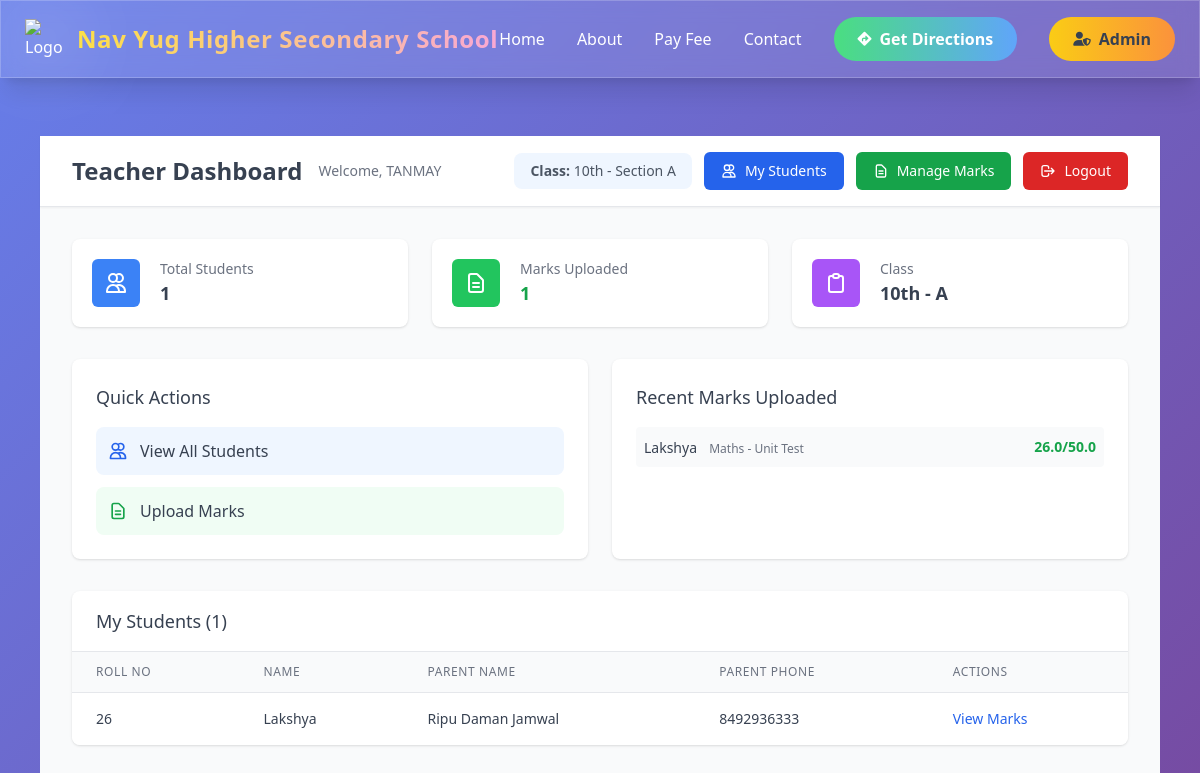
The page /teacher/dashboard (signed in) on the database its author committed.
### app.py (models this page shows, shortened)
class Teacher(db.Model):
    id = db.Column(db.Integer, primary_key=True)
    teacher_id = db.Column(db.String(50), unique=True, nullable=False)
    name = db.Column(db.String(120), nullable=False)
    password = db.Column(db.String(120), nullable=False)
    assigned_class = db.Column(db.String(50), nullable=False)
    assigned_section = db.Column(db.String(10), nullable=False)
    email = db.Column(db.String(120))
    phone = db.Column(db.String(20))
    created_at = db.Column(db.DateTime, default=datetime.utcnow)

class Marks(db.Model):
    id = db.Column(db.Integer, primary_key=True)
    student_id = db.Column(db.Integer, db.ForeignKey('student.id'), nullable=False)
    teacher_id = db.Column(db.Integer, db.ForeignKey('teacher.id'), nullable=False)
    subject = db.Column(db.String(100), nullable=False)
    exam_type = db.Column(db.String(50), nullable=False)  # Unit Test, Mid Term, Final Exam, etc.
    marks_obtained = db.Column(db.Float, nullable=False)
    max_marks = db.Column(db.Float, nullable=False, default=100)
    exam_date = db.Column(db.Date, nullable=False)
    remarks = db.Column(db.Text)
    uploaded_at = db.Column(db.DateTime, default=datetime.utcnow)
    student = db.relationship('Student', backref='marks')
    teacher = db.relationship('Teacher', backref='marks_uploaded')

class Student(db.Model):
    id = db.Column(db.Integer, primary_key=True)
    admission_number = db.Column(db.String(50), unique=True, nullable=False)
    roll_no = db.Column(db.String(20), unique=True, nullable=False)
    name = db.Column(db.String(120), nullable=False)
    student_class = db.Column(db.String(50), nullable=False)
    section = db.Column(db.String(10), nullable=False)  # A, B, C, etc.
    parent_name = db.Column(db.String(120), nullable=False)
    parent_phone = db.Column(db.String(20), nullable=False)
    admission_date = db.Column(db.Date, nullable=False)

### app.py (the view)
@app.route("/teacher/dashboard")
def teacher_dashboard():
    if not teacher_logged_in():
        return redirect(url_for("admin_login"))
    teacher = get_current_teacher()
    if not teacher:
        flash("Teacher not found.", "danger")
        return redirect(url_for("teacher_logout"))
    students = Student.query.filter_by(
        student_class=teacher.assigned_class,
        section=teacher.assigned_section
    ).order_by(Student.roll_no).all()
    recent_marks = Marks.query.filter_by(teacher_id=teacher.id).order_by(Marks.uploaded_at.desc()).limit(10).all()
    total_students = len(students)
    total_marks_uploaded = Marks.query.filter_by(teacher_id=teacher.id).count()
    return render_template("teacher_dashboard.html",
                         teacher=teacher,
                         students=students,
                         recent_marks=recent_marks,
                         total_students=total_students,
                         total_marks_uploaded=total_marks_uploaded)

### app.py (called while the page is built)
def teacher_logged_in():
    return session.get("teacher_logged_in") == True

def get_current_teacher():
    if teacher_logged_in():
        teacher_id = session.get("teacher_id")
        return Teacher.query.filter_by(teacher_id=teacher_id).first()
    return None

### templates/teacher_dashboard.html (shortened to what this page needs)
{% extends "base.html" %}
{% block content %}
<div class="min-h-screen bg-gray-50">
  <div class="bg-white shadow-sm border-b border-gray-200">
    <div class="max-w-7xl mx-auto px-4 sm:px-6 lg:px-8">
      <div class="flex justify-between items-center py-4">
        <div class="flex items-center space-x-4">
          <h1 class="text-2xl font-bold text-gray-700">Teacher Dashboard</h1>
          <span class="text-sm text-gray-500">Welcome, {{ teacher.name }}</span>
        </div>
        <div class="flex items-center space-x-3">
          <div class="text-sm text-gray-600 bg-blue-50 px-4 py-2 rounded-lg">
            <span class="font-semibold">Class:</span> {{ teacher.assigned_class }} - Section {{ teacher.assigned_section }}
          </div>
          <a href="{{ url_for('teacher_students') }}" class="inline-flex items-center px-4 py-2 border border-transparent text-sm font-medium rounded-md text-white bg-blue-600 hover:bg-blue-700 focus:outline-none focus:ring-2 focus:ring-offset-2 focus:ring-blue-500 transition">
            <svg class="w-4 h-4 mr-2" fill="none" stroke="currentColor" viewBox="0 0 24 24">
              <path stroke-linecap="round" stroke-linejoin="round" stroke-width="2" d="M12 4.354a4 4 0 110 5.292M15 21H3v-1a6 6 0 0112 0v1zm0 0h6v-1a6 6 0 00-9-5.197M13 7a4 4 0 11-8 0 4 4 0 018 0z"></path>
            </svg>
            My Students
          </a>
          <a href="{{ url_for('teacher_marks') }}" class="inline-flex items-center px-4 py-2 border border-transparent text-sm font-medium rounded-md text-white bg-green-600 hover:bg-green-700 focus:outline-none focus:ring-2 focus:ring-offset-2 focus:ring-green-500 transition">
            <svg class="w-4 h-4 mr-2" fill="none" stroke="currentColor" viewBox="0 0 24 24">
              <path stroke-linecap="round" stroke-linejoin="round" stroke-width="2" d="M9 12h6m-6 4h6m2 5H7a2 2 0 01-2-2V5a2 2 0 012-2h5.586a1 1 0 01.707.293l5.414 5.414a1 1 0 01.293.707V19a2 2 0 01-2 2z"></path>
            </svg>
            Manage Marks
          </a>
          <a href="{{ url_for('teacher_logout') }}" class="inline-flex items-center px-4 py-2 border border-transparent text-sm font-medium rounded-md text-white bg-red-600 hover:bg-red-700 focus:outline-none focus:ring-2 focus:ring-offset-2 focus:ring-red-500 transition">
            <svg class="w-4 h-4 mr-2" fill="none" stroke="currentColor" viewBox="0 0 24 24">
              <path stroke-linecap="round" stroke-linejoin="round" stroke-width="2" d="M17 16l4-4m0 0l-4-4m4 4H7m6 4v1a3 3 0 01-3 3H6a3 3 0 01-3-3V7a3 3 0 013-3h4a3 3 0 013 3v1"></path>
            </svg>
            Logout
          </a>
        </div>
      </div>
    </div>
  </div>
  <div class="max-w-7xl mx-auto px-4 sm:px-6 lg:px-8 py-8">
    <div class="grid grid-cols-1 md:grid-cols-3 gap-6 mb-8">
      <div class="bg-white overflow-hidden shadow rounded-lg">
        <div class="p-5">
          <div class="flex items-center">
            <div class="flex-shrink-0 bg-blue-500 rounded-md p-3">
              <svg class="h-6 w-6 text-white" fill="none" stroke="currentColor" viewBox="0 0 24 24">
                <path stroke-linecap="round" stroke-linejoin="round" stroke-width="2" d="M12 4.354a4 4 0 110 5.292M15 21H3v-1a6 6 0 0112 0v1zm0 0h6v-1a6 6 0 00-9-5.197M13 7a4 4 0 11-8 0 4 4 0 018 0z"></path>
              </svg>
            </div>
            <div class="ml-5 w-0 flex-1">
              <dl>
                <dt class="text-sm font-medium text-gray-500 truncate">Total Students</dt>
                <dd class="text-lg font-semibold text-gray-700">{{ total_students }}</dd>
              </dl>
            </div>
          </div>
        </div>
      </div>
      <div class="bg-white overflow-hidden shadow rounded-lg">
        <div class="p-5">
          <div class="flex items-center">
            <div class="flex-shrink-0 bg-green-500 rounded-md p-3">
              <svg class="h-6 w-6 text-white" fill="none" stroke="currentColor" viewBox="0 0 24 24">
                <path stroke-linecap="round" stroke-linejoin="round" stroke-width="2" d="M9 12h6m-6 4h6m2 5H7a2 2 0 01-2-2V5a2 2 0 012-2h5.586a1 1 0 01.707.293l5.414 5.414a1 1 0 01.293.707V19a2 2 0 01-2 2z"></path>
              </svg>
            </div>
            <div class="ml-5 w-0 flex-1">
              <dl>
                <dt class="text-sm font-medium text-gray-500 truncate">Marks Uploaded</dt>
                <dd class="text-lg font-semibold text-green-600">{{ total_marks_uploaded }}</dd>
              </dl>
            </div>
          </div>
        </div>
      </div>
      <div class="bg-white overflow-hidden shadow rounded-lg">
        <div class="p-5">
          <div class="flex items-center">
            <div class="flex-shrink-0 bg-purple-500 rounded-md p-3">
              <svg class="h-6 w-6 text-white" fill="none" stroke="currentColor" viewBox="0 0 24 24">
                <path stroke-linecap="round" stroke-linejoin="round" stroke-width="2" d="M9 5H7a2 2 0 00-2 2v12a2 2 0 002 2h10a2 2 0 002-2V7a2 2 0 00-2-2h-2M9 5a2 2 0 002 2h2a2 2 0 002-2M9 5a2 2 0 012-2h2a2 2 0 012 2"></path>
              </svg>
            </div>
            <div class="ml-5 w-0 flex-1">
              <dl>
                <dt class="text-sm font-medium text-gray-500 truncate">Class</dt>
                <dd class="text-lg font-semibold text-gray-700">{{ teacher.assigned_class }} - {{ teacher.assigned_section }}</dd>
              </dl>
            </div>
          </div>
        </div>
      </div>
    </div>
    <div class="grid grid-cols-1 md:grid-cols-2 gap-6 mb-8">
      <div class="bg-white shadow rounded-lg p-6">
        <h3 class="text-lg font-medium text-gray-700 mb-4">Quick Actions</h3>
        <div class="space-y-3">
          <a href="{{ url_for('teacher_students') }}" class="flex items-center p-3 bg-blue-50 rounded-lg hover:bg-blue-100 transition">
            <svg class="w-5 h-5 text-blue-600 mr-3" fill="none" stroke="currentColor" viewBox="0 0 24 24">
              <path stroke-linecap="round" stroke-linejoin="round" stroke-width="2" d="M12 4.354a4 4 0 110 5.292M15 21H3v-1a6 6 0 0112 0v1zm0 0h6v-1a6 6 0 00-9-5.197M13 7a4 4 0 11-8 0 4 4 0 018 0z"></path>
            </svg>
            <span class="text-gray-700 font-medium">View All Students</span>
          </a>
          <a href="{{ url_for('teacher_marks') }}" class="flex items-center p-3 bg-green-50 rounded-lg hover:bg-green-100 transition">
            <svg class="w-5 h-5 text-green-600 mr-3" fill="none" stroke="currentColor" viewBox="0 0 24 24">
              <path stroke-linecap="round" stroke-linejoin="round" stroke-width="2" d="M9 12h6m-6 4h6m2 5H7a2 2 0 01-2-2V5a2 2 0 012-2h5.586a1 1 0 01.707.293l5.414 5.414a1 1 0 01.293.707V19a2 2 0 01-2 2z"></path>
            </svg>
            <span class="text-gray-700 font-medium">Upload Marks</span>
          </a>
        </div>
      </div>
      <div class="bg-white shadow rounded-lg p-6">
        <h3 class="text-lg font-medium text-gray-700 mb-4">Recent Marks Uploaded</h3>
        {% if recent_marks %}
          <div class="space-y-2">
            {% for mark in recent_marks[:5] %}
              <div class="flex items-center justify-between p-2 bg-gray-50 rounded">
                <div>
                  <span class="text-sm font-medium text-gray-700">{{ mark.student.name }}</span>
                  <span class="text-xs text-gray-500 ml-2">{{ mark.subject }} - {{ mark.exam_type }}</span>
                </div>
                <span class="text-sm font-semibold text-green-600">{{ mark.marks_obtained }}/{{ mark.max_marks }}</span>
              </div>
            {% endfor %}
          </div>
        {% else %}
          <p class="text-sm text-gray-500">No marks uploaded yet.</p>
        {% endif %}
      </div>
    </div>
    <div class="bg-white shadow rounded-lg overflow-hidden">
      <div class="px-6 py-4 border-b border-gray-200">
        <h2 class="text-lg font-medium text-gray-700">My Students ({{ students|length }})</h2>
      </div>
      {% if students %}
        <div class="overflow-x-auto">
          <table class="min-w-full divide-y divide-gray-200">
            <thead class="bg-gray-50">
              <tr>
                <th class="px-6 py-3 text-left text-xs font-medium text-gray-500 uppercase tracking-wider">Roll No</th>
                <th class="px-6 py-3 text-left text-xs font-medium text-gray-500 uppercase tracking-wider">Name</th>
                <th class="px-6 py-3 text-left text-xs font-medium text-gray-500 uppercase tracking-wider">Parent Name</th>
                <th class="px-6 py-3 text-left text-xs font-medium text-gray-500 uppercase tracking-wider">Parent Phone</th>
                <th class="px-6 py-3 text-left text-xs font-medium text-gray-500 uppercase tracking-wider">Actions</th>
              </tr>
            </thead>
            <tbody class="bg-white divide-y divide-gray-200">
              {% for student in students[:10] %}
              <tr class="hover:bg-gray-50">
                <td class="px-6 py-4 whitespace-nowrap text-sm font-medium text-gray-700">{{ student.roll_no }}</td>
                <td class="px-6 py-4 whitespace-nowrap text-sm text-gray-700">{{ student.name }}</td>
                <td class="px-6 py-4 whitespace-nowrap text-sm text-gray-700">{{ student.parent_name }}</td>
                <td class="px-6 py-4 whitespace-nowrap text-sm text-gray-700">{{ student.parent_phone }}</td>
                <td class="px-6 py-4 whitespace-nowrap text-sm font-medium">
                  <a href="{{ url_for('teacher_marks') }}?filter_student={{ student.id }}" class="text-blue-600 hover:text-blue-900">View Marks</a>
                </td>
              </tr>
              {% endfor %}
            </tbody>
          </table>
        </div>
      {% endif %}
    </div>
  </div>
</div>
{% endblock %}

### templates/base.html (shortened to what this page needs)
<!doctype html>
<html lang="en">
<head>
  <script src="https://cdn.tailwindcss.com"></script>
  <link rel="stylesheet" href="https://cdnjs.cloudflare.com/ajax/libs/font-awesome/6.4.0/css/all.min.css">
</head>
<body class="text-gray-700">
<header id="navbar" class="fixed w-full top-0 left-0 glass text-white shadow-xl z-50 nav-visible transition-all duration-500">
  <div class="max-w-7xl mx-auto flex items-center justify-between px-6 py-3 md:py-4">
    <a href="{{ url_for('index') }}" class="flex items-center gap-3 hover:scale-105 transition-all duration-300 group">
      <div class="relative">
        <img src="https://img.icons8.com/color/48/school.png" alt="Logo" class="w-10 h-10 transition-transform duration-300 group-hover:rotate-12">
      </div>
      <span class="font-extrabold text-2xl tracking-wide bg-gradient-to-r from-yellow-300 to-pink-300 bg-clip-text text-transparent">Nav Yug Higher Secondary School</span>
    </a>
    <nav class="hidden md:flex items-center space-x-8 font-medium">
      <a href="{{ url_for('index') }}" class="relative group py-2 transition-all duration-300 hover:text-yellow-300">
        <span class="relative z-10">Home</span>
      </a>
      <a href="{{ url_for('about') }}" class="relative group py-2 transition-all duration-300 hover:text-yellow-300">
        <span class="relative z-10">About</span>
      </a>
      <a href="{{ url_for('fee_form') }}" class="relative group py-2 transition-all duration-300 hover:text-yellow-300">
        <span class="relative z-10">Pay Fee</span>
      </a>
      <a href="{{ url_for('contact') }}" class="relative group py-2 transition-all duration-300 hover:text-yellow-300">
        <span class="relative z-10">Contact</span>
      </a>
      <a href="https://maps.app.goo.gl/6QRn1R3TgDHziTz29" target="_blank" class="relative group bg-gradient-to-r from-green-400 to-blue-400 text-white px-6 py-2.5 rounded-full font-semibold hover:from-green-500 hover:to-blue-500 transition-all duration-300 hover:shadow-lg hover:shadow-green-400/50 hover:scale-105">
        <span class="relative z-10 flex items-center gap-2">
          <i class="fas fa-directions text-sm"></i>
          Get Directions
        </span>
      </a>
      <a href="{{ url_for('admin_login') }}" class="relative group bg-gradient-to-r from-yellow-400 to-orange-400 text-gray-700 px-6 py-2.5 rounded-full font-semibold hover:from-yellow-500 hover:to-orange-500 transition-all duration-300 hover:shadow-lg hover:shadow-yellow-400/50 hover:scale-105">
        <span class="relative z-10 flex items-center gap-2">
          <i class="fas fa-user-shield text-sm"></i>
          Admin
        </span>
      </a>
    </nav>
  </div>
</header>
<div class="h-20"></div>
<main class="max-w-6xl mx-auto px-4 py-10 min-h-[70vh]">
  {% block content %}{% endblock %}
</main>
</body>
</html>

### templates/base.html (style rules this page uses)
html { scroll-behavior: smooth; }
body { background: linear-gradient(135deg, #667eea 0%, #764ba2 100%); min-height: 100vh; position: relative; }
body::before { content: ''; position: fixed; top: 0; left: 0; width: 100%; height: 100%; background-size: cover; z-index: -1; pointer-events: none; }
.nav-visible { transform: translateY(0); transition: all 0.4s cubic-bezier(0.4, 0, 0.2, 1); }
.glass { background: rgba(255, 255, 255, 0.1); backdrop-filter: blur(10px); border: 1px solid rgba(255, 255, 255, 0.2); }
.slide-in-up { animation: slideInUp 0.8s ease-out; }

### rows shown on the page
Teacher: name "TANMAY", assigned_class "10th", assigned_section "A"
Marks: student.name "Lakshya", subject "Maths", exam_type "Unit Test", marks_obtained "26.0", max_marks "50.0"
Student: roll_no "26", name "Lakshya", parent_name "Ripu Daman Jamwal", parent_phone "8492936333"

### other values the page prints
{{ total_students }} "1"
{{ total_marks_uploaded }} "1"
{{ students|length }} "1"
